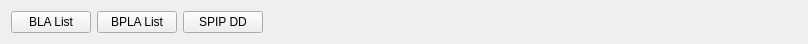
<?xml version="1.0" encoding="UTF-8"?>
<ui version="4.0">
 <class>ControlPanel</class>
 <widget class="QWidget" name="ControlPanel">
  <property name="geometry">
   <rect>
    <x>0</x>
    <y>0</y>
    <width>808</width>
    <height>41</height>
   </rect>
  </property>
  <property name="windowTitle">
   <string>Form</string>
  </property>
  <layout class="QHBoxLayout" name="horizontalLayout">
   <item>
    <widget class="QPushButton" name="blaPB">
     <property name="text">
      <string>BLA List</string>
     </property>
    </widget>
   </item>
   <item>
    <widget class="QPushButton" name="bplaPB">
     <property name="text">
      <string>BPLA List</string>
     </property>
    </widget>
   </item>
   <item>
    <widget class="QPushButton" name="spipDDPB">
     <property name="text">
      <string>SPIP DD</string>
     </property>
    </widget>
   </item>
   <item>
    <spacer name="spacer">
     <property name="orientation">
      <enum>Qt::Horizontal</enum>
     </property>
     <property name="sizeHint" stdset="0">
      <size>
       <width>544</width>
       <height>20</height>
      </size>
     </property>
    </spacer>
   </item>
  </layout>
 </widget>
 <resources/>
 <connections/>
</ui>
